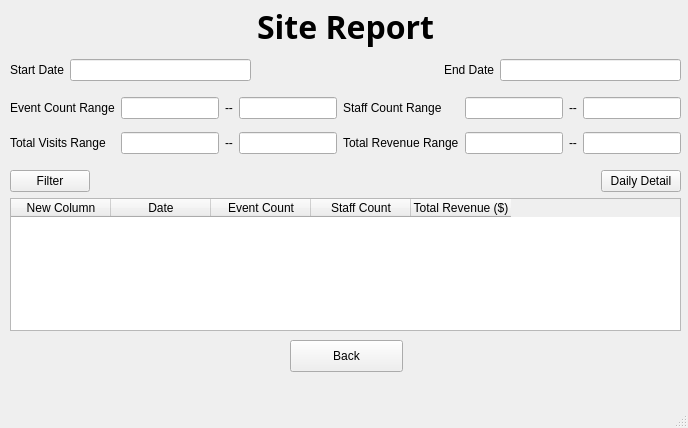
<?xml version="1.0" encoding="UTF-8"?>
<ui version="4.0">
 <class>MainWindow</class>
 <widget class="QMainWindow" name="MainWindow">
  <property name="geometry">
   <rect>
    <x>0</x>
    <y>0</y>
    <width>688</width>
    <height>428</height>
   </rect>
  </property>
  <property name="windowTitle">
   <string>MainWindow</string>
  </property>
  <widget class="QWidget" name="centralwidget">
   <widget class="QWidget" name="gridLayoutWidget">
    <property name="geometry">
     <rect>
      <x>10</x>
      <y>0</y>
      <width>671</width>
      <height>81</height>
     </rect>
    </property>
    <layout class="QGridLayout" name="gridLayout">
     <item row="1" column="0">
      <widget class="QLabel" name="sdate">
       <property name="text">
        <string>Start Date</string>
       </property>
      </widget>
     </item>
     <item row="1" column="4">
      <widget class="QLineEdit" name="edateEdit"/>
     </item>
     <item row="1" column="3">
      <widget class="QLabel" name="edate">
       <property name="text">
        <string>End Date</string>
       </property>
      </widget>
     </item>
     <item row="0" column="0" colspan="5">
      <widget class="QLabel" name="siteReport">
       <property name="font">
        <font>
         <family>Arial Black</family>
         <pointsize>24</pointsize>
         <weight>75</weight>
         <bold>true</bold>
        </font>
       </property>
       <property name="text">
        <string>Site Report</string>
       </property>
       <property name="alignment">
        <set>Qt::AlignCenter</set>
       </property>
      </widget>
     </item>
     <item row="1" column="1">
      <widget class="QLineEdit" name="sdateEdit"/>
     </item>
     <item row="1" column="2">
      <spacer name="horizontalSpacer">
       <property name="orientation">
        <enum>Qt::Horizontal</enum>
       </property>
       <property name="sizeHint" stdset="0">
        <size>
         <width>40</width>
         <height>20</height>
        </size>
       </property>
      </spacer>
     </item>
    </layout>
   </widget>
   <widget class="QWidget" name="gridLayoutWidget_2">
    <property name="geometry">
     <rect>
      <x>10</x>
      <y>90</y>
      <width>671</width>
      <height>71</height>
     </rect>
    </property>
    <layout class="QGridLayout" name="gridLayout_2">
     <item row="0" column="4">
      <widget class="QLabel" name="scr">
       <property name="text">
        <string>Staff Count Range</string>
       </property>
      </widget>
     </item>
     <item row="0" column="5">
      <widget class="QLineEdit" name="scrStart"/>
     </item>
     <item row="1" column="4">
      <widget class="QLabel" name="trr">
       <property name="text">
        <string>Total Revenue Range</string>
       </property>
      </widget>
     </item>
     <item row="0" column="6">
      <widget class="QLabel" name="label_10">
       <property name="text">
        <string>--</string>
       </property>
      </widget>
     </item>
     <item row="1" column="3">
      <widget class="QLineEdit" name="tvrEnd"/>
     </item>
     <item row="0" column="2">
      <widget class="QLabel" name="label_6">
       <property name="text">
        <string>--</string>
       </property>
      </widget>
     </item>
     <item row="0" column="3">
      <widget class="QLineEdit" name="ecrEnd"/>
     </item>
     <item row="1" column="0">
      <widget class="QLabel" name="tvr">
       <property name="text">
        <string>Total Visits Range</string>
       </property>
      </widget>
     </item>
     <item row="1" column="1">
      <widget class="QLineEdit" name="tvrStart"/>
     </item>
     <item row="1" column="5">
      <widget class="QLineEdit" name="trrStart"/>
     </item>
     <item row="0" column="0">
      <widget class="QLabel" name="ecr">
       <property name="text">
        <string>Event Count Range</string>
       </property>
      </widget>
     </item>
     <item row="1" column="6">
      <widget class="QLabel" name="label_11">
       <property name="text">
        <string>--</string>
       </property>
      </widget>
     </item>
     <item row="1" column="2">
      <widget class="QLabel" name="label_7">
       <property name="text">
        <string>--</string>
       </property>
      </widget>
     </item>
     <item row="0" column="1">
      <widget class="QLineEdit" name="ecrStart"/>
     </item>
     <item row="0" column="7">
      <widget class="QLineEdit" name="scrEnd"/>
     </item>
     <item row="1" column="7">
      <widget class="QLineEdit" name="trrEnd"/>
     </item>
    </layout>
   </widget>
   <widget class="QWidget" name="gridLayoutWidget_3">
    <property name="geometry">
     <rect>
      <x>10</x>
      <y>170</y>
      <width>671</width>
      <height>161</height>
     </rect>
    </property>
    <layout class="QGridLayout" name="gridLayout_3">
     <item row="0" column="0">
      <widget class="QPushButton" name="filter">
       <property name="text">
        <string>Filter</string>
       </property>
      </widget>
     </item>
     <item row="0" column="1">
      <spacer name="horizontalSpacer_2">
       <property name="orientation">
        <enum>Qt::Horizontal</enum>
       </property>
       <property name="sizeHint" stdset="0">
        <size>
         <width>40</width>
         <height>20</height>
        </size>
       </property>
      </spacer>
     </item>
     <item row="0" column="2">
      <widget class="QPushButton" name="dailyDetail">
       <property name="text">
        <string>Daily Detail</string>
       </property>
      </widget>
     </item>
     <item row="1" column="0" colspan="3">
      <widget class="QTableWidget" name="filterTable">
       <property name="selectionMode">
        <enum>QAbstractItemView::SingleSelection</enum>
       </property>
       <property name="selectionBehavior">
        <enum>QAbstractItemView::SelectRows</enum>
       </property>
       <property name="sortingEnabled">
        <bool>true</bool>
       </property>
       <column>
        <property name="text">
         <string>New Column</string>
        </property>
       </column>
       <column>
        <property name="text">
         <string>Date</string>
        </property>
       </column>
       <column>
        <property name="text">
         <string>Event Count</string>
        </property>
       </column>
       <column>
        <property name="text">
         <string>Staff Count</string>
        </property>
       </column>
       <column>
        <property name="text">
         <string>Total Revenue ($)</string>
        </property>
       </column>
      </widget>
     </item>
    </layout>
   </widget>
   <widget class="QPushButton" name="back">
    <property name="geometry">
     <rect>
      <x>290</x>
      <y>340</y>
      <width>113</width>
      <height>32</height>
     </rect>
    </property>
    <property name="text">
     <string>Back</string>
    </property>
   </widget>
  </widget>
  <widget class="QMenuBar" name="menubar">
   <property name="geometry">
    <rect>
     <x>0</x>
     <y>0</y>
     <width>688</width>
     <height>22</height>
    </rect>
   </property>
  </widget>
  <widget class="QStatusBar" name="statusbar"/>
 </widget>
 <resources/>
 <connections/>
</ui>
